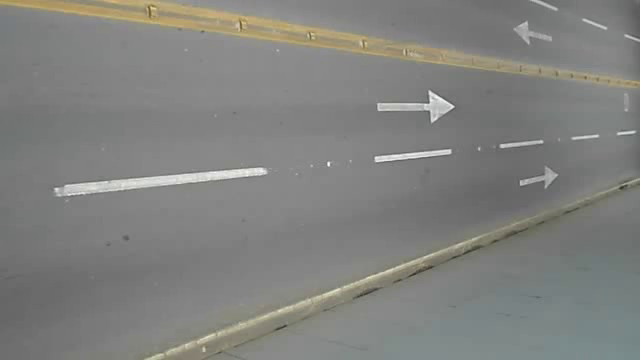
#> input picture frame 37 of lab04/data/dataset_video.avi, 640 x 360 px
$ python background.py
#> lines starting #> are read from the running program, lines starting #| are printed output that depends on the picture; after the words box and inside, x2 and y2 are one past the last pixel; in counts of white or black regions, pixels touching at a corner belong together
"""
TODO:
1: Zmodyfikować fragment odpowiadający za odejmowanie tła, w taki sposób aby odejmować ruchomą średnią z kilkunastu klatek (w tej wersji odejmowana jest tylko pierwsza klatka) przy uwzględnieniu stałej zapominania alfa (patrz wykład) - porównać z wynikiem działania modelu MOG2 (Mixture of Gaussians), wyciągnąć wnioski dotyczące liczby klatek w ruchomej średniej i wartości alfa
2. Dodać element usuwania cieni, tak jak zaprezentowano na wykładzie (za pomocą nowej maski, która analizuje różnice w przestrzeni HSV) - zaproponować progi alfa, beta, tau h i tał s
"""


import cv2
import numpy as np


def main():
    kat = "./data"

    # plik = "dublin.mp4"
    plik = "dataset_video.avi"
    cap = cv2.VideoCapture(kat + "/" + plik)

    fgbgAdaptiveGaussain = cv2.createBackgroundSubtractorMOG2()

    _, frame = cap.read()
#> frame is the input picture: shape (360, 640, 3); mean B, G, R 126.8, 129.6, 129.1
    first_gray = cv2.cvtColor(frame, cv2.COLOR_BGR2GRAY)
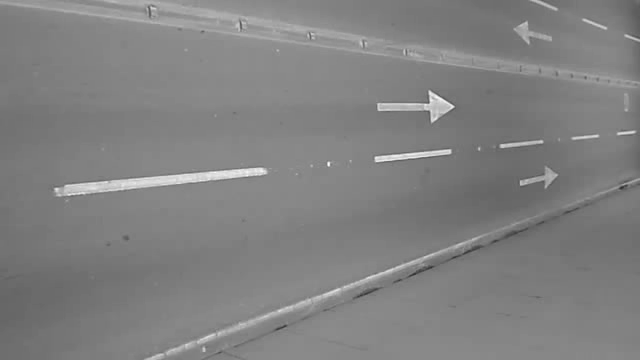
#> first_gray: shape (360, 640); min 47, max 253, mean 129.1
    first_gray = cv2.GaussianBlur(first_gray, (5, 5), 0)
    previous_background = first_gray
    alpha = 0.1
    # Przy małej alfa jest długa ścieżka (trailing)
    last_frames = [frame, ]
    num_last_frames = 50

    while 1:
        ret, frame = cap.read()
        gray_frame = cv2.cvtColor(frame, cv2.COLOR_BGR2GRAY)

        background = previous_background
        fgmask = cv2.absdiff(background, gray_frame)
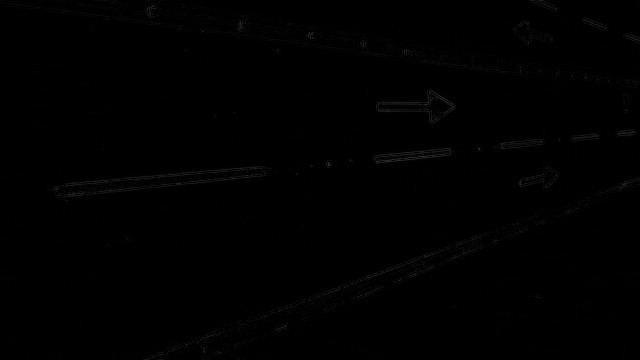
#> fgmask: shape (360, 640); min 0, max 48, mean 0.8
        _, fgmask = cv2.threshold(fgmask, 25, 255, cv2.THRESH_BINARY)
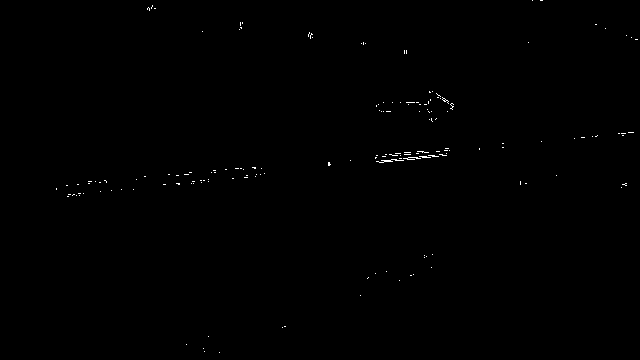
#> fgmask: shape (360, 640); 0.23% white in thin lines or dots, all inside (x1, y1, x2, y2) = (56, 0, 638, 353)
        background = (1 - alpha)*previous_background + alpha*gray_frame
        background = background.astype('uint8')
        previous_background = background

        # [4 lines of commented-out code are left out]

        fgbgAdaptiveGaussainmask = fgbgAdaptiveGaussain.apply(frame)
#> fgbgAdaptiveGaussainmask: shape (360, 640); every value is 127
        # HSV shadows
        I = cv2.cvtColor(frame, cv2.COLOR_BGR2HSV)
#> I: shape (360, 640, 3); mean H, S, V 26.5, 8.3, 130.4
        if len(last_frames) >= num_last_frames:
            last_frames.pop(0)
        last_frames.append(frame)
        B = np.mean(last_frames, axis=0).astype('uint8')
        a = 1
        b = 3
        th = 250
        ts = 250
        cond_1 = I[:, :, 2]/B[:, :, 2] >= a
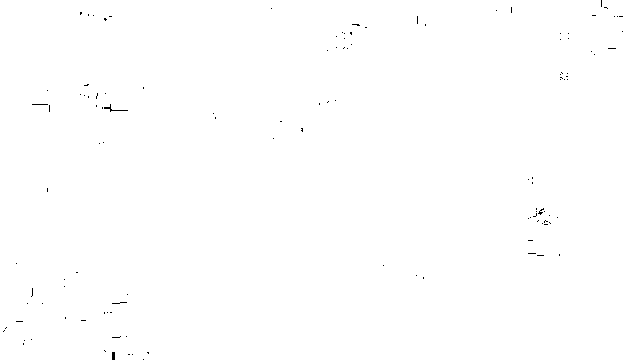
#> cond_1: shape (360, 640) bool; 99.8% white; black in thin lines or dots
        cond_2 = I[:, :, 2]/B[:, :, 2] <= b
#> cond_2: shape (360, 640) bool; every value is 1
        SP_1 = np.logical_and(cond_1, cond_2)
        cond_3 = I[:, :, 1] - B[:, :, 1] <= ts
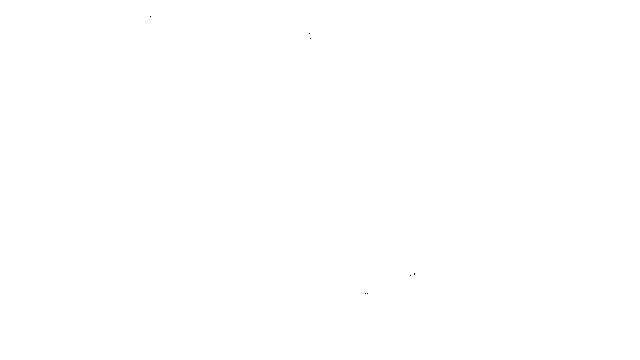
#> cond_3: shape (360, 640) bool; 100% white; black in thin lines or dots, all inside (x1, y1, x2, y2) = (150, 16, 415, 294)
        cond_4 = np.abs(I[:, :, 0] - B[:, :, 0]) <= th
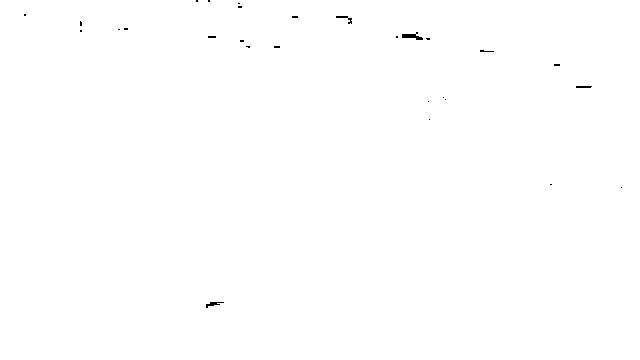
#> cond_4: shape (360, 640) bool; 99.8% white; black in thin lines or dots, all inside (x1, y1, x2, y2) = (24, 0, 622, 308)
        SP_2 = np.logical_and(cond_3, cond_4)
        SP = np.logical_and(SP_1, SP_2)
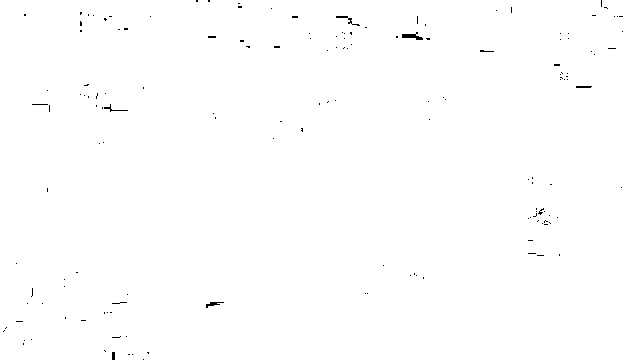
#> SP: shape (360, 640) bool; 99.7% white; black in thin lines or dots
        SP = np.logical_not(SP)
#> SP: shape (360, 640) bool; 0.33% white in thin lines or dots
        SP = SP.astype('uint8')*255
#> SP: shape (360, 640); 0.33% white in thin lines or dots

        cv2.namedWindow("Background Subtraction", 0)
        cv2.namedWindow("Background Subtraction Adaptive Gaussian", 0)
        cv2.namedWindow("Shadow", 0)
        cv2.namedWindow("Original", 0)
        cv2.namedWindow(f"Background alpha {alpha}", 0)
        cv2.namedWindow(f"Background {num_last_frames} frames", 0)

        cv2.imshow("Background Subtraction", fgmask)
        cv2.imshow("Background Subtraction Adaptive Gaussian", fgbgAdaptiveGaussainmask)
        cv2.imshow("Original", frame)
        cv2.imshow("Shadow", SP)
        cv2.imshow(f"Background {num_last_frames} frames", B)
        cv2.imshow(f"Background apha {alpha}", previous_background)

        k = cv2.waitKey(1) & 0xFF
#> (key q is pressed here)

        if k == ord("q"):
            break

    cap.release()
    cv2.destroyAllWindows()
    print("Program Closed")


if __name__ == "__main__":
    main()

$ run again, starting later in the video
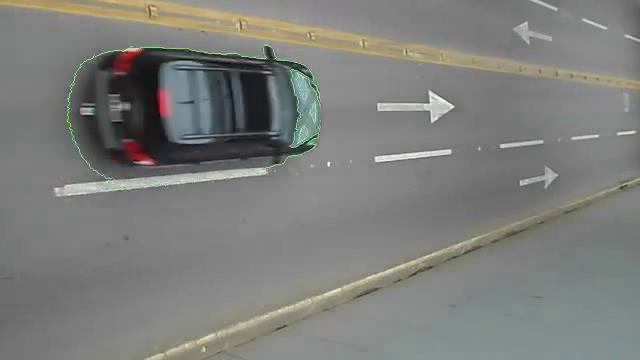
#> input picture frame 299 of lab04/data/dataset_video.avi, 640 x 360 px
#> in main, frame is the input picture: shape (360, 640, 3); mean B, G, R 123.1, 126.2, 125.4
#> in main, `_, fgmask = cv2.threshold(fgmask, 25, 255, cv2.THRESH_BINARY)`:
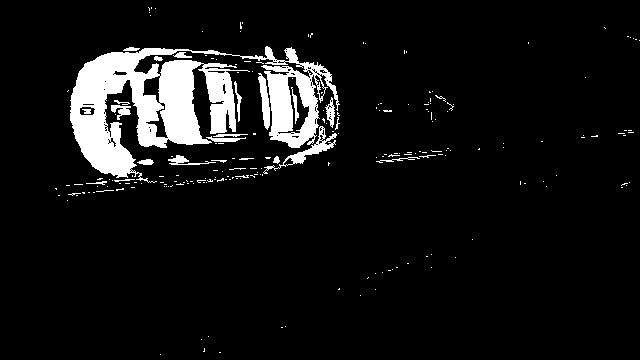
#> fgmask: shape (360, 640); 7.9% white; 216 white regions (191 under 20 px), largest, box (x1, y1, x2, y2) and area: (70, 46, 340, 183) 15184, (263, 126, 337, 174) 552, (258, 73, 270, 130) 360
#> fgbgAdaptiveGaussainmask: shape (360, 640); every value is 127
#> I: shape (360, 640, 3); mean H, S, V 36.9, 13, 128.8
#> cond_1: shape (360, 640) bool; 88.1% white; 1441 black regions (1270 under 20 px), largest, box (x1, y1, x2, y2) and area: (223, 65, 336, 249) 6369, (156, 60, 212, 145) 2888, (116, 3, 328, 58) 2578
#> cond_2: shape (360, 640) bool; 100% white; black in thin lines or dots, all inside (x1, y1, x2, y2) = (189, 51, 284, 62)
#> cond_3: shape (360, 640) bool; 99.8% white; black in thin lines or dots, all inside (x1, y1, x2, y2) = (104, 5, 521, 329)
#> cond_4: shape (360, 640) bool; 99.3% white; 210 black regions (194 under 20 px), largest, box (x1, y1, x2, y2) and area: (32, 14, 48, 32) 260, (166, 92, 176, 128) 153, (80, 208, 96, 216) 128
#> in main, `SP = np.logical_and(SP_1, SP_2)`:
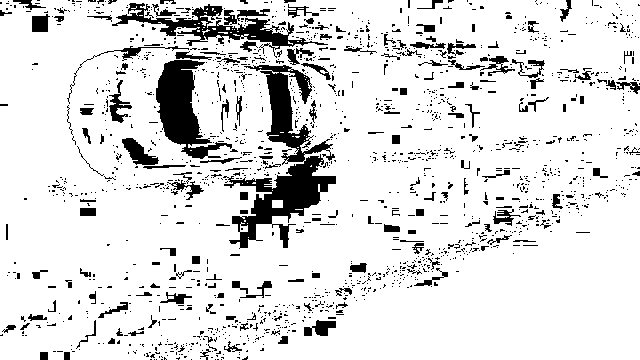
#> SP: shape (360, 640) bool; 87.4% white; 1607 black regions (1425 under 20 px), largest, box (x1, y1, x2, y2) and area: (223, 65, 336, 249) 6428, (156, 60, 232, 159) 3272, (112, 3, 328, 58) 2618
